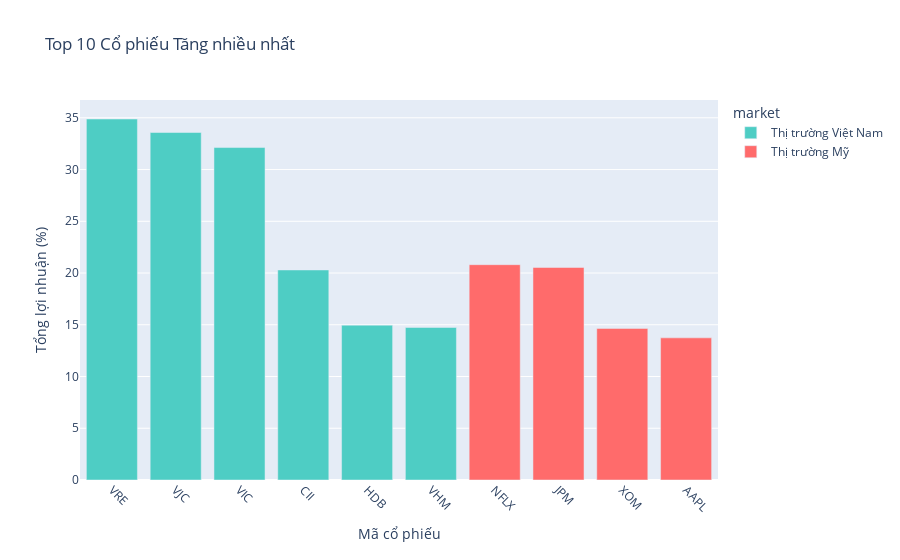

Notebook code for this chart:
### Code cell
# 🏆 2. TOP PERFORMERS - TĂNG NHIỀU NHẤT
def get_top_gainers(limit=10):
    query = f"""
    SELECT 
        symbol,
        CASE 
            WHEN source_name IN ('Alpha Vantage', 'Polygon.io') THEN 'Thị trường Mỹ'
            WHEN source_name = 'Yahoo Finance' THEN 'Thị trường Việt Nam'
        END as market,
        COUNT(*) as trading_days,
        AVG(daily_return) as avg_return,
        SUM(daily_return) as total_return,
        STDDEV(daily_return) as volatility,
        AVG(volume) as avg_volume,
        MAX(daily_return) as best_day,
        MIN(daily_return) as worst_day
    FROM stocks.stocks_daily_all
    WHERE daily_return IS NOT NULL
    GROUP BY symbol, 
        CASE 
            WHEN source_name IN ('Alpha Vantage', 'Polygon.io') THEN 'Thị trường Mỹ'
            WHEN source_name = 'Yahoo Finance' THEN 'Thị trường Việt Nam'
        END
    HAVING COUNT(*) >= 5
    ORDER BY total_return DESC
    LIMIT {limit}
    """
    return pd.read_sql(query, conn)

df_top_gainers = get_top_gainers(15)
print("🚀 TOP 15 CỔ PHIẾU TĂNG NHIỀU NHẤT:")
print(df_top_gainers[['symbol', 'market', 'total_return', 'avg_return', 'volatility', 'trading_days']].round(2).to_string(index=False))

# Biểu đồ top gainers
fig = px.bar(df_top_gainers.head(10), x='symbol', y='total_return', color='market',
             title='Top 10 Cổ phiếu Tăng nhiều nhất',
             labels={'total_return': 'Tổng lợi nhuận (%)', 'symbol': 'Mã cổ phiếu'},
             color_discrete_map={'Thị trường Mỹ': '#FF6B6B', 'Thị trường Việt Nam': '#4ECDC4'})

fig.update_layout(xaxis_tickangle=45, height=500)
fig.show()

### Figure 1 — Plotly figure (JSON) as saved in the notebook; plotly's stock layout.template omitted (floating-point values rounded to 4 significant figures)
{"data": [{"hovertemplate": "market=Thị trường Việt Nam<br>Mã cổ phiếu=%{x}<br>Tổng lợi nhuận (%)=%{y}<extra></extra>", "legendgroup": "Thị trường Việt Nam", "marker": {"color": "#4ECDC4", "pattern": {"shape": ""}}, "name": "Thị trường Việt Nam", "orientation": "v", "showlegend": true, "textposition": "auto", "type": "bar", "x": ["VRE", "VJC", "VIC", "CII", "HDB", "VHM"], "xaxis": "x", "y": [34.88, 33.58, 32.13, 20.3, 14.96, 14.74], "yaxis": "y"}, {"hovertemplate": "market=Thị trường Mỹ<br>Mã cổ phiếu=%{x}<br>Tổng lợi nhuận (%)=%{y}<extra></extra>", "legendgroup": "Thị trường Mỹ", "marker": {"color": "#FF6B6B", "pattern": {"shape": ""}}, "name": "Thị trường Mỹ", "orientation": "v", "showlegend": true, "textposition": "auto", "type": "bar", "x": ["NFLX", "JPM", "XOM", "AAPL"], "xaxis": "x", "y": [20.81, 20.54, 14.65, 13.74], "yaxis": "y"}], "layout": {"autosize": true, "barmode": "relative", "legend": {"title": {"text": "market"}, "tracegroupgap": 0}, "title": {"text": "Top 10 Cổ phiếu Tăng nhiều nhất"}, "xaxis": {"anchor": "y", "autorange": true, "domain": [0, 1], "range": [-0.5, 9.5], "tickangle": 45, "title": {"text": "Mã cổ phiếu"}, "type": "category"}, "yaxis": {"anchor": "x", "autorange": true, "domain": [0, 1], "range": [0, 36.72], "title": {"text": "Tổng lợi nhuận (%)"}, "type": "linear"}}}
